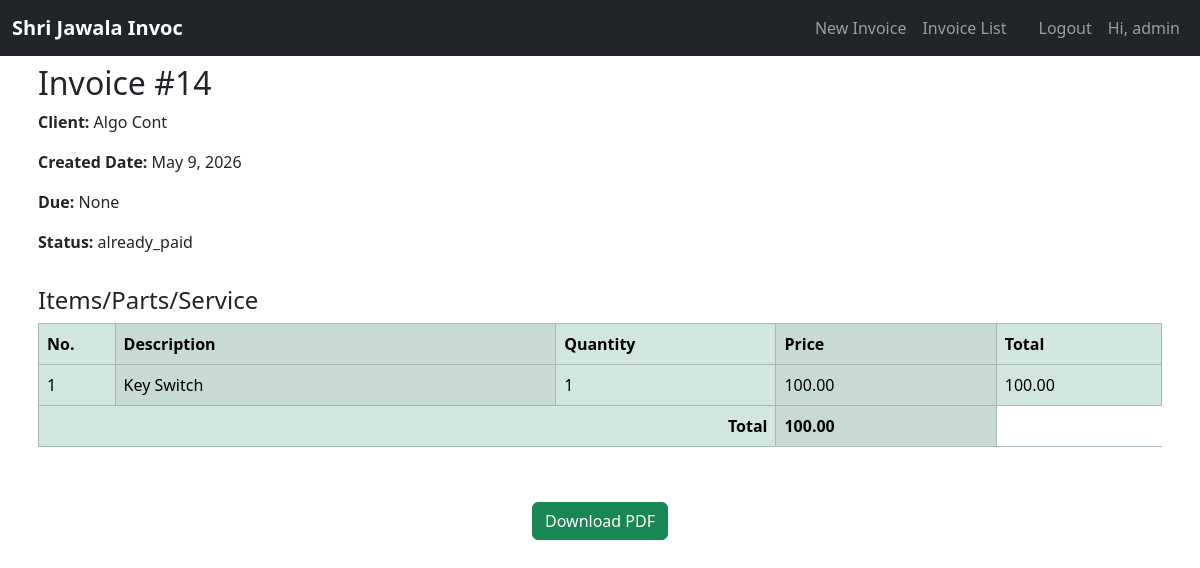
The app's page /invoices/14/ (signed in) with its own data.
### invoices/models.py (models this page shows, shortened)
class Invoice(models.Model):
    STATUS_CHOICES = [
        ('paid_upfront', 'Paid Upfront (No Due)'),
        ('payment_due', 'Payment After Service (Due Date Required)'),
        ('partially_paid', 'Partially Paid (Due Date Required)'),
        ('already_paid', 'Already Paid (No Due)'),
        ('due_paid', 'Previously Due, Now Paid (No Due)'),
    ]
    created_by = models.ForeignKey(User, on_delete=models.SET_NULL, null=True, blank=True)
    client = models.ForeignKey(Client, on_delete=models.SET_NULL, null=True, blank=True)
    guest_client_name = models.CharField(max_length=200, blank=True)  # For guest invoices
    date = models.DateField(auto_now_add=True)
    due_date = models.DateField(blank=True, null=True)
    status = models.CharField(max_length=20, choices=STATUS_CHOICES, default='payment_due')
    total = models.DecimalField(max_digits=10, decimal_places=2, default=0)
    place = models.CharField(max_length=20, blank=True, null=True)
    invoice_no = models.PositiveIntegerField(null=True, blank=True, editable=False)
    year = models.PositiveIntegerField(default=current_year, editable=False)
    suffix = models.CharField(max_length=10, blank=True, null=True)

class Item(models.Model):
    invoice = models.ForeignKey(Invoice, on_delete=models.CASCADE, related_name='items')
    item_name = models.CharField(max_length=255)
    quantity = models.IntegerField(blank=True, null=True)
    price = models.DecimalField(max_digits=10, decimal_places=2)
    @property
    def total(self):
        return self.quantity * self.price

### invoices/views.py (the view)
# urls.py: path('<int:pk>/', views.invoice_detail, name='invoice_detail'),
@login_required
def invoice_detail(request, pk):
    invoice = get_object_or_404(Invoice, pk=pk)
    if not (invoice.created_by == request.user or request.user.is_staff or request.user.is_superuser):
        return HttpResponse("You are not authorized to view this invoice.", status=403)
    return render(request, 'invoices/invoice_detail.html', {'invoice': invoice})

### templates/invoices/invoice_detail.html
{% extends 'invoices/base.html' %}
{% block content %}
<div class="container ms-auto p-2">
    <h2>Invoice #{{ invoice.id }}</h2>
<p><strong>Client:</strong> {% if invoice.client %}
    {{ invoice.client.name }}
{% else %}
    {{ invoice.guest_client_name }}
{% endif %}</p>
<p><strong>Created Date:</strong> {{ invoice.date }}</p>
<p><strong>Due:</strong> {{ invoice.due_date }}</p>
<p class="uppercase"><strong>Status:</strong> {{ invoice.status }}</p>
</div>
<div class="container ms-auto p-2">
<h4>Items/Parts/Service</h4>
<table class="table table-bordered table-striped-columns table-success">
    <thead>
        <tr>
            <th>No.</th>
            <th>Description</th>
            <th>Quantity</th>
            <th>Price</th>
            <th>Total</th>
        </tr>
    </thead>
    <tbody>
        {% for item in invoice.items.all %}
        <tr>
            <td style="width:0.5rem">{{forloop.counter}}</td>
            <td  style="width:16rem;" class="text-nowrap">{{ item.item_name}}</td>
            <td style="width:8rem;">{{ item.quantity }}</td>
            <td  style="width:8rem;">{{ item.price }}</td>
            <td style="width:6rem;">{{ item.total }}</td>
        </tr>
        {% empty %}
        <tr><td colspan="4" class="text-center">No items added.</td></tr>
        {% endfor %}
    </tbody>
    <tfoot>
        <tr>
            <th colspan="3" class="text-end">Total</th>
            <th>{{ invoice.total }}</th>
        </tr>
    </tfoot>
</table>
</div>
<div class="d-flex justify-content-center align-items-center" style="height: 100px;">
    <a class="btn btn-success" href="{% url 'invoice_pdf' invoice.id %}">Download PDF</a>
</div>
{% endblock %}

### templates/partials/navbar.html (shortened to what this page needs)
<nav class="navbar navbar-expand-lg navbar-dark bg-dark py-2">
    <div class="container-fluid {% if '/dashboard' in request.path %}flex-nowrap{% endif %}">
        <a class="navbar-brand fw-bold" href="{% url 'home' %}" style="font-size: clamp(1rem, 4vw, 1.25rem);">
            Shri Jawala Invoc
        </a>
            <div class="collapse navbar-collapse" id="mainNavbar">
                 <ul class="navbar-nav ms-auto">
                {% if user.is_authenticated %}
                <li class="nav-item"><a class="nav-link" href="{% url 'client_invoice_create' %}">New Invoice</a></li>
                <li class="nav-item"><a class="nav-link" href="{% url 'invoice_list' %}">Invoice List</a></li>
                <li class="nav-item"><a class="nav-link" href="{% url 'accounts:logout' %}">
                <li class="nav-item"><a class="nav-link" href="{% url 'accounts:logout' %}">
                Logout</a></li>
                <li class="nav-item"><a class="nav-link">Hi, {{user.username}}</a></li>
                {% else %}
                 <li class="nav-item"><a class="nav-link" href="{% url 'guest_invoice_create' %}">New Invoice</a></li>
                <li class="nav-item"><a class="nav-link" href="{% url 'accounts:login' %}">Login</a></li>
                {% endif %}
            </ul>
            </div>
    </div>
</nav>

### records on screen
Invoice: id "14", guest_client_name "Algo Cont", date "May 9, 2026", due_date "None", status "already_paid", total "100.00"
Item: item_name "Key Switch", quantity "1", price "100.00", total "100.00"

### other values on screen
{{ user.username }} "admin"
